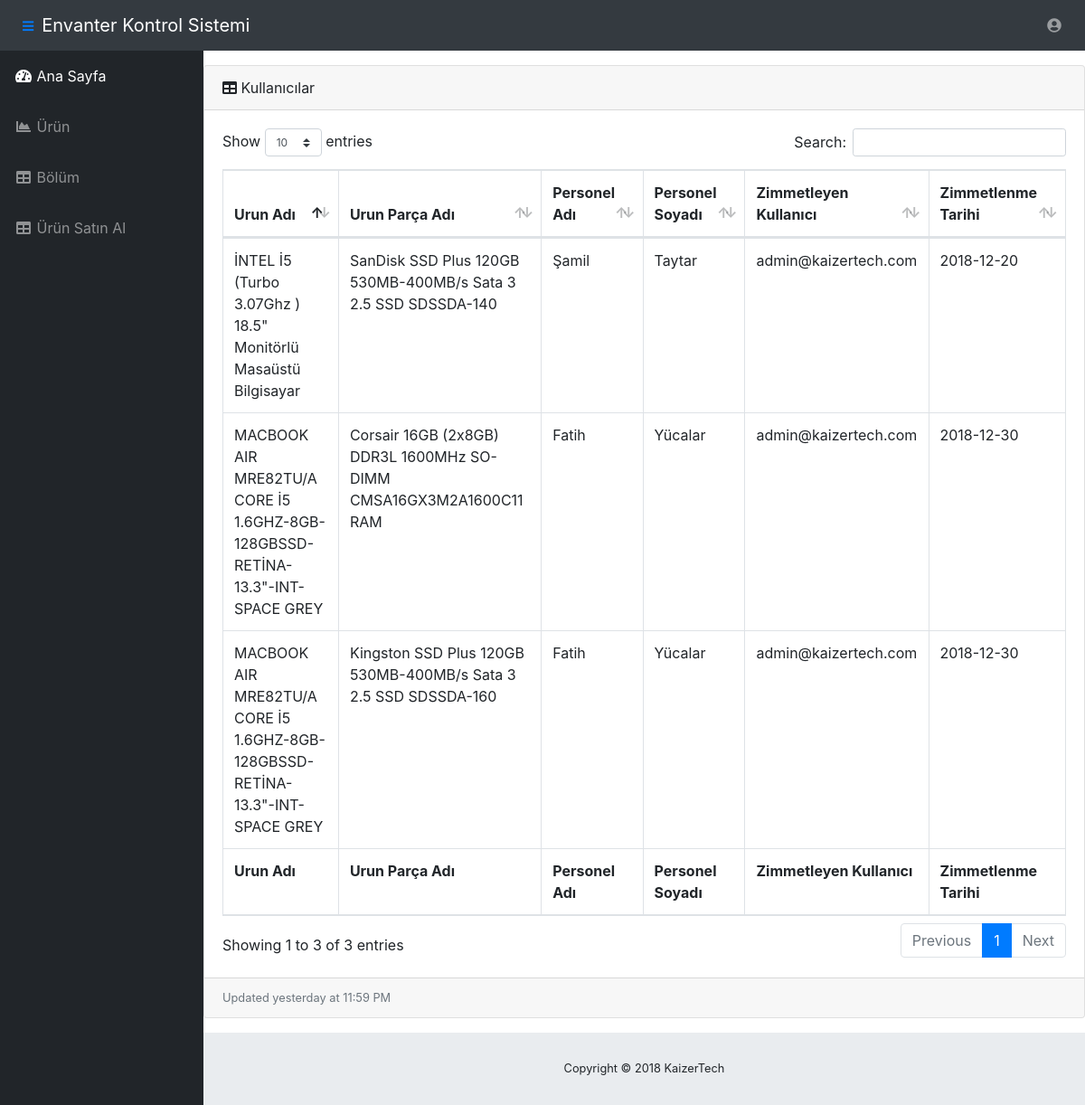
Screenshot of /KaizerTech_HW/index.php/user/user_profile with the database file from the repository.
### tables this page shows
CREATE TABLE `zimmetle` (
  `zimmet_id` int(11) NOT NULL,
  `urun_id` int(11) DEFAULT NULL,
  `personel_id` int(11) DEFAULT NULL,
  `user_id` int(11) NOT NULL,
  `zimmet_tarih` date DEFAULT NULL
);

CREATE TABLE `urun` (
  `urun_id` int(11) NOT NULL,
  `urun_adi` varchar(100) DEFAULT NULL,
  `birim_fiyati` float DEFAULT NULL,
  `urun_durumu` int(2) DEFAULT '0'
);

CREATE TABLE `urunparca` (
  `urunparca_id` int(11) NOT NULL,
  `urun_id` int(11) DEFAULT NULL,
  `urun_parca_adi` varchar(100) DEFAULT NULL,
  `pbirim_fiyati` float DEFAULT NULL
);

CREATE TABLE `personel` (
  `personel_id` int(11) NOT NULL,
  `personel_adi` varchar(50) DEFAULT NULL,
  `personel_soyadi` varchar(50) DEFAULT NULL,
  `personel_tel` varchar(20) DEFAULT NULL,
  `personel_adres` varchar(150) DEFAULT NULL,
  `departman_id` int(11) DEFAULT NULL
);

CREATE TABLE `user` (
  `user_id` int(11) NOT NULL,
  `user_mail` varchar(50) DEFAULT NULL,
  `user_password` varchar(50) DEFAULT NULL,
  `personel_id` int(11) NOT NULL,
  `user_role` int(2) DEFAULT NULL
);

### KaizerTech_HW/application/controllers/User.php (called while the page is built, shortened)
<?php
class User extends CI_Controller {
public function __construct(){
  			$this->load->helper('url');
  	 		$this->load->model('user_model');
        $this->load->library('session');
        $this->load->model('getDepartman');
        $this->load->model('getUrun');
        $this->load->model('getZimmet');
}
function user_profile(){
  $zimmetData['zimmetle'] = $this->getZimmet->getZimmet();
  $this->load->view('user_profile.php', $zimmetData);
}
}
?>

### KaizerTech_HW/index.php (called while the page is built, shortened)
<?php
require_once BASEPATH.'core/CodeIgniter.php';

### KaizerTech_HW/application/models/getZimmet.php (called while the page is built, shortened)
<?php
class getZimmet extends CI_model{
    public function getZimmet(){
      $this->db->select('*');
      $this->db->from('zimmetle');
      $this->db->join('urun','urun.urun_id = zimmetle.urun_id');
      $this->db->join('personel','personel.personel_id = zimmetle.personel_id');
      $this->db->join('user','user.user_id = zimmetle.user_id');
      $this->db->join('urunparca','urunparca.urun_id = urun.urun_id');
      $query = $this->db->get();
      return $query->result();
    }
}
 ?>

### KaizerTech_HW/application/views/user_profile.php (the view, shortened to what this page needs)
<!DOCTYPE html>
<html lang="en">
  <head>
    <link href="<?php echo base_url('vendor/bootstrap/css/bootstrap.min.css'); ?>" rel="stylesheet">
    <link href="<?php echo base_url('vendor/fontawesome-free/css/all.min.css'); ?>" rel="stylesheet" type="text/css">
    <link href="<?php echo base_url('vendor/datatables/dataTables.bootstrap4.css'); ?>" rel="stylesheet">
    <link href="<?php echo base_url('css/sb-admin.css'); ?>" rel="stylesheet">
  </head>
  <body id="page-top">
    <nav class="navbar navbar-expand navbar-dark bg-dark static-top">
      <button class="btn btn-link btn-sm text-blue order-sm-0" id="sidebarToggle" href="#">
        <i class="fas fa-bars"></i>
      </button>
      <a class="navbar-brand mr-1" href="index.html">Envanter Kontrol Sistemi</a>
      <ul class="navbar-nav ml-auto ml-md-0">
        <li class="nav-item dropdown no-arrow">
          <a class="nav-link dropdown-toggle" href="#" id="userDropdown" role="button" data-toggle="dropdown" aria-haspopup="true" aria-expanded="false">
            <i class="fas fa-user-circle fa-fw"></i>
          </a>
        </li>
      </ul>
    </nav>
    <div id="wrapper">
      <ul class="sidebar navbar-nav">
        <li class="nav-item active">
          <a class="nav-link" href="<?php echo base_url('user/user_profile'); ?>">
            <i class="fas fa-fw fa-tachometer-alt"></i>
            <span>Ana Sayfa</span>
          </a>
        </li>
        <li class="nav-item">
          <a class="nav-link" href="<?php echo base_url('user/urun'); ?>">
            <i class="fas fa-fw fa-chart-area"></i>
            <span>Ürün</span></a>
        </li>
        <li class="nav-item">
          <a class="nav-link" href="<?php echo base_url('user/bolum'); ?>">
            <i class="fas fa-fw fa-table"></i>
            <span>Bölüm</span></a>
        </li>
        <li class="nav-item">
          <a class="nav-link" href="<?php echo base_url('user/satinAl'); ?>">
            <i class="fas fa-fw fa-table"></i>
            <span>Ürün Satın Al</span></a>
        </li>
      </ul>
      <div id="content-wrapper">
          <div class="card mb-3">
            <div class="card-header">
              <i class="fas fa-table"></i>
              Kullanıcılar</div>
            <div class="card-body">
              <div class="table-responsive">
                <table class="table table-bordered" id="dataTable" width="100%" cellspacing="0">
                  <thead>
                    <tr>
                      <th>Urun Adı</th>
                      <th>Urun Parça Adı</th>
                      <th>Personel Adı</th>
                      <th>Personel Soyadı</th>
                      <th>Zimmetleyen Kullanıcı</th>
                      <th>Zimmetlenme Tarihi</th>
                    </tr>
                  </thead>
                  <tfoot>
                    <tr>
                      <th>Urun Adı</th>
                      <th>Urun Parça Adı</th>
                      <th>Personel Adı</th>
                      <th>Personel Soyadı</th>
                      <th>Zimmetleyen Kullanıcı</th>
                      <th>Zimmetlenme Tarihi</th>
                    </tr>
                  </tfoot>
                  <tbody>
                      <?php
                        foreach ($zimmetle as $row) {
                        echo "<tr>";
                        echo "<td>".$row->urun_adi."</td>";
                        echo "<td>".$row->urun_parca_adi."</td>";
                        echo "<td>".$row->personel_adi."</td>";
                        echo "<td>".$row->personel_soyadi."</td>";
                        echo "<td>".$row->user_mail."</td>";
                        echo "<td>".$row->zimmet_tarih."</td></tr>";
                        }
                       ?>
                  </tbody>
                </table>
              </div>
            </div>
            <div class="card-footer small text-muted">Updated yesterday at 11:59 PM</div>
          </div>
        </div>
        <footer class="sticky-footer">
          <div class="container my-auto">
            <div class="copyright text-center my-auto">
              <span>Copyright © 2018 KaizerTech</span>
            </div>
          </div>
        </footer>
      </div>
  </body>
</html>

### KaizerTech_HW/css/sb-admin.css (style rules this page uses)
html { position: relative; min-height: 100%; }
body { height: 100%; }
#wrapper { display: -webkit-box; display: -ms-flexbox; display: flex; }
#wrapper #content-wrapper { overflow-x: hidden; width: 100%; padding-top: 1rem; padding-bottom: 80px; }
.navbar-nav .nav-item.active .nav-link { color: #fff; }
.navbar-nav .nav-item.dropdown .dropdown-toggle::after { width: 1rem; text-align: center; float: right; vertical-align: 0; border: 0; font-weight: 900; content: '\f105'; font-family: 'Font Awesome 5 Free'; }
.navbar-nav .nav-item.dropdown.no-arrow .dropdown-toggle::after { display: none; }
.sidebar { width: 90px !important; background-color: #212529; min-height: calc(100vh - 56px); }
.sidebar .nav-item:last-child { margin-bottom: 1rem; }
.sidebar .nav-item .nav-link { text-align: center; padding: 0.75rem 1rem; width: 90px; }
.sidebar .nav-item .nav-link span { font-size: 0.65rem; display: block; }
.sidebar .nav-item .nav-link { color: rgba(255, 255, 255, 0.5); }
@media (min-width: 768px) { .sidebar { width: 225px !important; } }
@media (min-width: 768px) { .sidebar .nav-item .nav-link { display: block; width: 100%; text-align: left; padding: 1rem; width: 225px; } }
@media (min-width: 768px) { .sidebar .nav-item .nav-link span { font-size: 1rem; display: inline; } }
:root { --input-padding-x: 0.75rem; --input-padding-y: 0.75rem; }
footer.sticky-footer { display: -webkit-box; display: -ms-flexbox; display: flex; position: absolute; right: 0; bottom: 0; width: calc(100% - 90px); height: 80px; background-color: #e9ecef; }
footer.sticky-footer .copyright { line-height: 1; font-size: 0.8rem; }
@media (min-width: 768px) { footer.sticky-footer { width: calc(100% - 225px); } }

### rows the page displays
zimmetle: urun.urun_adi "MACBOOK AIR MRE82TU/A CORE İ5 1.6GHZ-8GB-128GBSSD-RETİNA-13.3\"-INT-SPACE GREY", urunparca.urun_parca_adi "Corsair 16GB (2x8GB) DDR3L 1600MHz SO-DIMM CMSA16GX3M2A1600C11 RAM", personel.personel_adi "Fatih", personel.personel_soyadi "Yücalar", user.user_mail "admin@kaizertech.com", zimmet_tarih "2018-12-30", urunparca.urun_parca_adi "Kingston SSD Plus 120GB 530MB-400MB/s Sata 3 2.5 SSD SDSSDA-160"
zimmetle: urun.urun_adi "İNTEL İ5 (Turbo 3.07Ghz ) 18.5\" Monitörlü Masaüstü Bilgisayar", urunparca.urun_parca_adi "SanDisk SSD Plus 120GB 530MB-400MB/s Sata 3 2.5 SSD SDSSDA-140", personel.personel_adi "Şamil", personel.personel_soyadi "Taytar", user.user_mail "admin@kaizertech.com", zimmet_tarih "2018-12-20"
